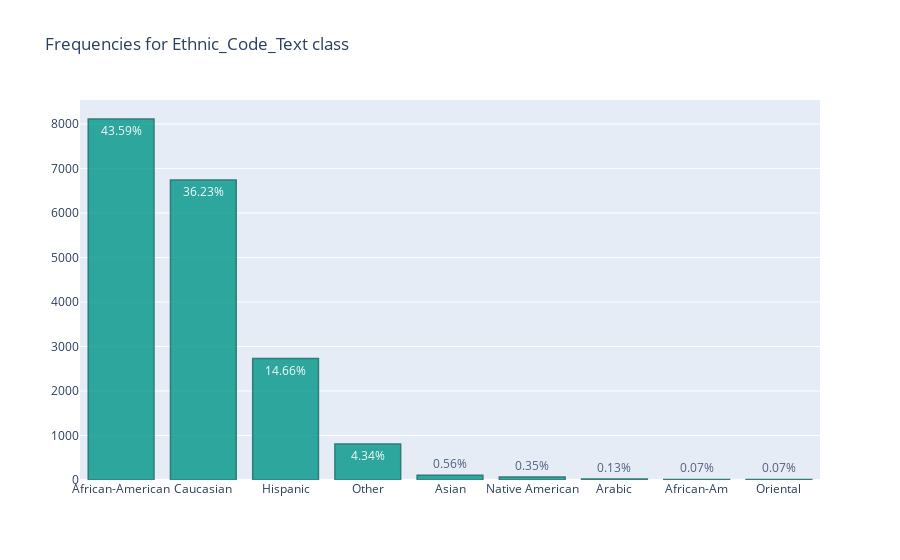
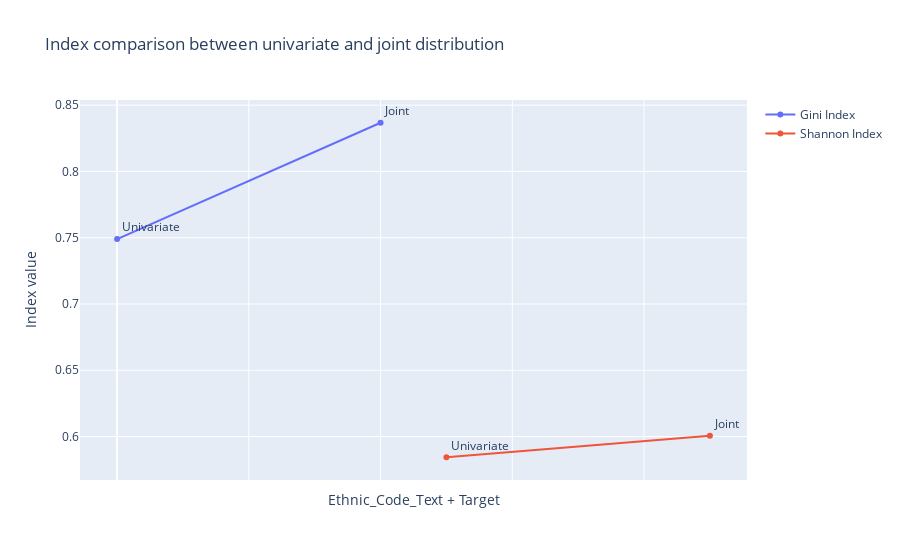
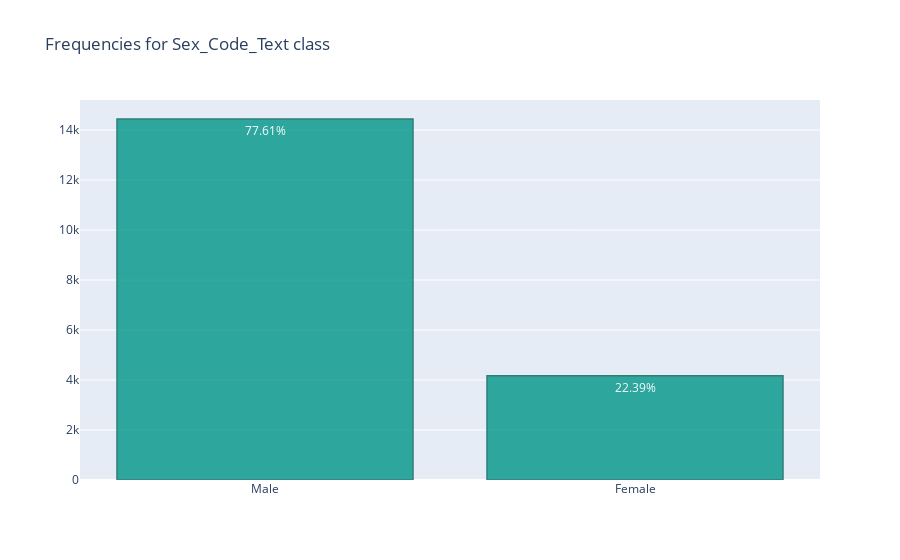
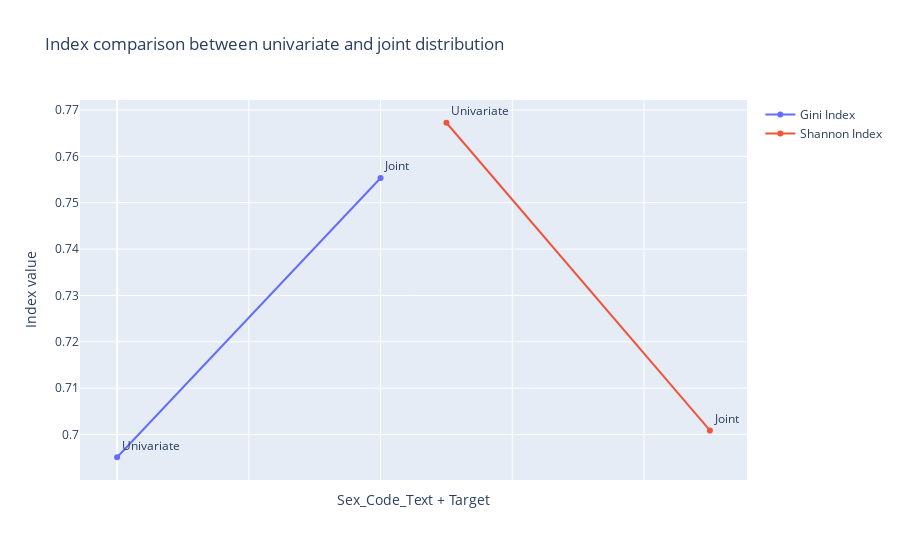

Source (notebook cell) for these figures, in order:
### Code cell
protected_cat = ['Ethnic_Code_Text','Sex_Code_Text','MaritalStatus']
target_column = 'ScoreText'

for category in protected_cat:
    s = df[category].value_counts() ## Counts the occurrence of unqiue elements and stores in a variable called "s" which is series type
    m.bar_plot(s, category)   
    #m.disproportion_index(s, category)
    raceXscore = df.groupby([category, target_column]).size()
    #m.disproportion_index(raceXscore, '{} + {}'.format(category,target_column))
    m.index_compare(s, raceXscore, category)

### Figure 1 — Plotly figure (JSON) as saved in the notebook; plotly's stock layout.template omitted (floating-point values rounded to 4 significant figures)
{"data": [{"marker": {"color": "rgb(0,150,136)", "line": {"color": "rgb(3,97,88)", "width": 1.5}}, "opacity": 0.8, "text": ["43.59%", "36.23%", "14.66%", "4.34%", "0.56%", "0.35%", "0.13%", "0.07%", "0.07%"], "textposition": "auto", "type": "bar", "x": ["African-American", "Caucasian", "Hispanic", "Other", "Asian", "Native American", "Arabic", "African-Am", "Oriental"], "y": [8112, 6742, 2728, 808, 104, 65, 25, 13, 13]}], "layout": {"title": {"text": "Frequencies for Ethnic_Code_Text class"}, "xaxis": {"categoryorder": "array"}}}

### Figure 2 — Plotly figure (JSON) as saved in the notebook; plotly's stock layout.template omitted (floating-point values rounded to 4 significant figures)
{"data": [{"hoverinfo": "y+text", "mode": "lines+markers+text", "name": "Gini Index", "text": ["Univariate", "Joint"], "textposition": "top right", "type": "scatter", "x": [0, 2], "y": [0.7489, 0.8367]}, {"hoverinfo": "y+text", "mode": "lines+markers+text", "name": "Shannon Index", "text": ["Univariate", "Joint"], "textposition": "top right", "type": "scatter", "x": [2.5, 4.5], "y": [0.5844, 0.6007]}], "layout": {"title": {"text": "Index comparison between univariate and joint distribution"}, "xaxis": {"showticklabels": false, "title": {"text": "Ethnic_Code_Text + Target"}}, "yaxis": {"title": {"text": "Index value"}}}}

### Figure 3 — Plotly figure (JSON) as saved in the notebook; plotly's stock layout.template omitted (floating-point values rounded to 4 significant figures)
{"data": [{"marker": {"color": "rgb(0,150,136)", "line": {"color": "rgb(3,97,88)", "width": 1.5}}, "opacity": 0.8, "text": ["77.61%", "22.39%"], "textposition": "auto", "type": "bar", "x": ["Male", "Female"], "y": [14443, 4167]}], "layout": {"title": {"text": "Frequencies for Sex_Code_Text class"}, "xaxis": {"categoryorder": "array"}}}

### Figure 4 — Plotly figure (JSON) as saved in the notebook; plotly's stock layout.template omitted (floating-point values rounded to 4 significant figures)
{"data": [{"hoverinfo": "y+text", "mode": "lines+markers+text", "name": "Gini Index", "text": ["Univariate", "Joint"], "textposition": "top right", "type": "scatter", "x": [0, 2], "y": [0.6951, 0.7553]}, {"hoverinfo": "y+text", "mode": "lines+markers+text", "name": "Shannon Index", "text": ["Univariate", "Joint"], "textposition": "top right", "type": "scatter", "x": [2.5, 4.5], "y": [0.7672, 0.7009]}], "layout": {"title": {"text": "Index comparison between univariate and joint distribution"}, "xaxis": {"showticklabels": false, "title": {"text": "Sex_Code_Text + Target"}}, "yaxis": {"title": {"text": "Index value"}}}}
